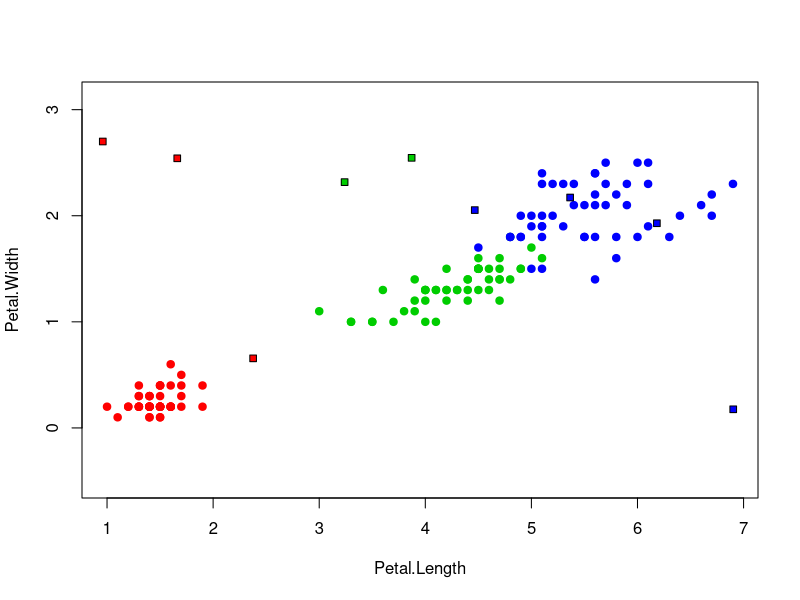

Write the R code that produced this figure.
distance <- function(u, v)
{
	sqrt(sum((u - v)^2))
}

sortDist <- function(dots, x) {
	l <- dim(dots)[1]
	n <- dim(dots)[2] - 1
	mtx <- matrix(NA, l, 2)

	for(i in 1:l) {
		mtx[i, ] <- c(i, distance(dots[i, 1:n], x))
	}

	sorted <- dots[order(mtx[, 2]), ]

	return(sorted);
}

kNN <- function(dots, x, k) {
	sorted <- sortDist(dots, x)
	n <- dim(dots)[2] - 1
	classes <- sorted[1:k, n+1]

	counts <- table(classes)
	class <- names(which.max(counts))

	return(class)
}

colors <- c("setosa" = "red", "versicolor" = "green3",
"virginica" = "blue")
plot(iris[, 3:4], pch = 21, bg = colors[iris$Species], col
= colors[iris$Species], asp = 1)

for(i in 1:10) {
	a <- runif(1, 0, 7)
	b <- runif(1, 0, 3)
	x <- c(a, b)
	dots <- iris[, 3:5]
	k <- 10
	class <- kNN(dots, x, k)
	points(x[1], x[2], pch = 22, bg = colors[class], asp = 1)
}

